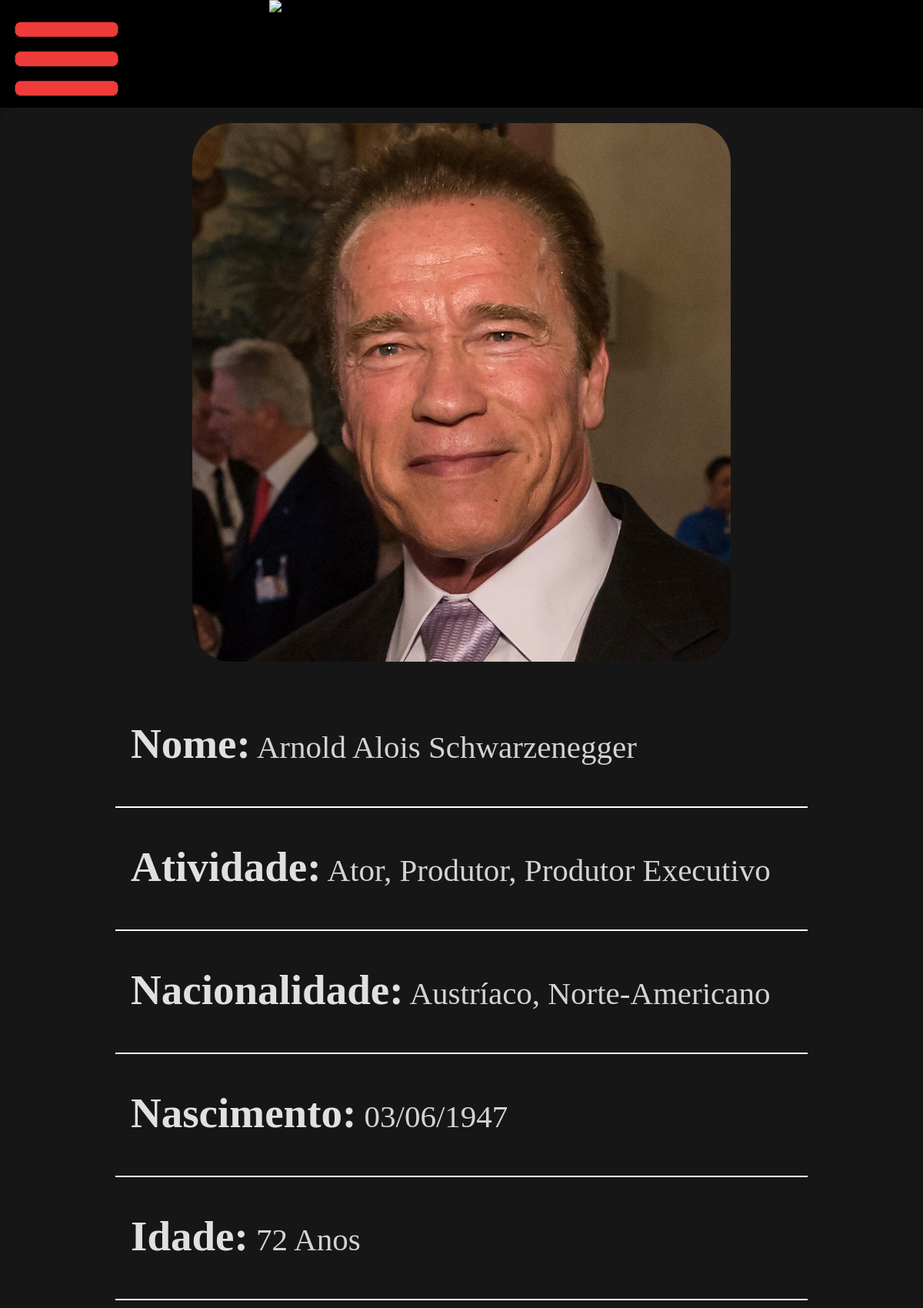
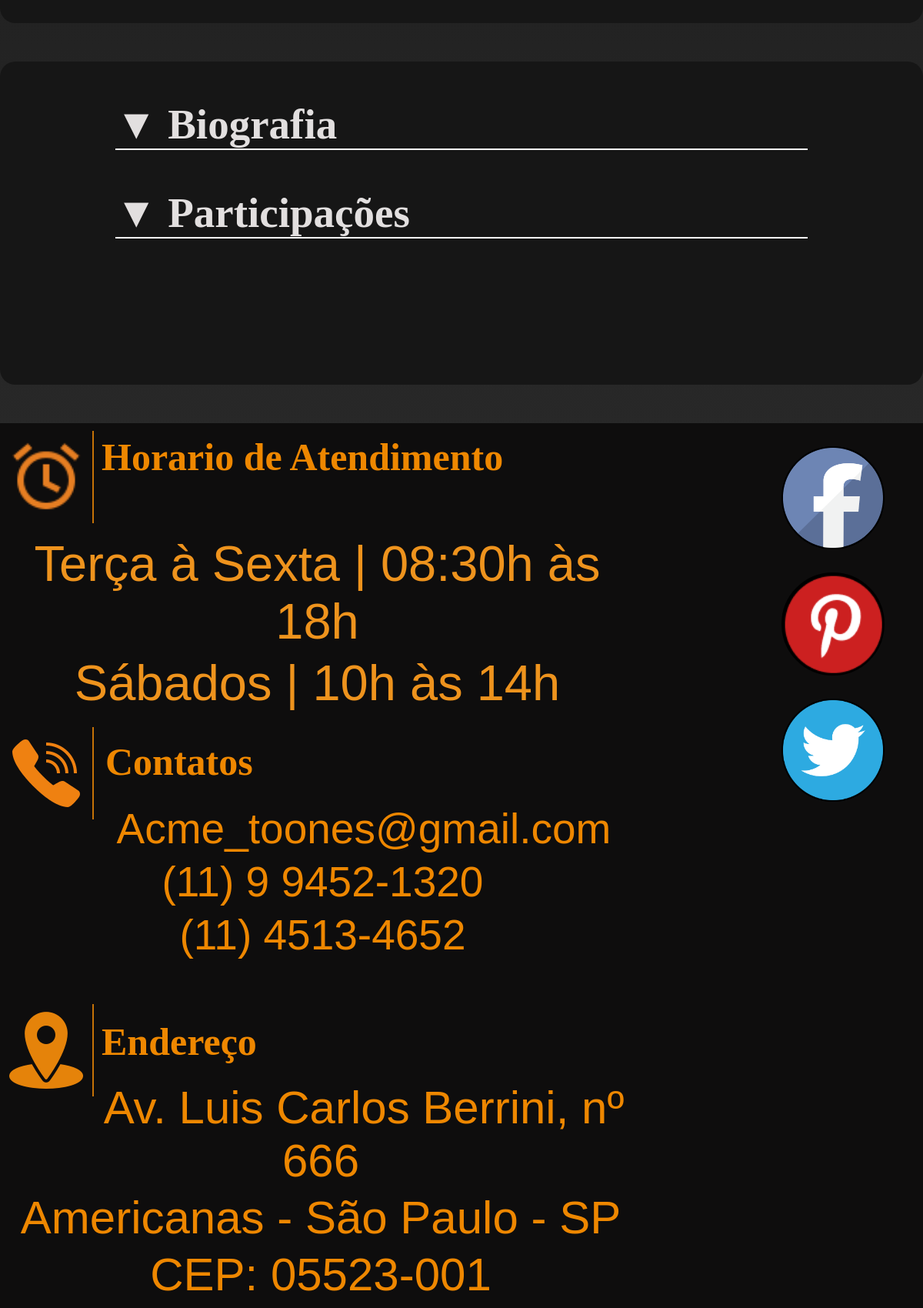
Page /ator.php on the committed database (2 pictures, top to bottom).
### tables this page shows
CREATE TABLE `tbl_ator` (
  `cod_ator` int(11) NOT NULL AUTO_INCREMENT,
  `nome_ator` varchar(50) NOT NULL,
  `nascionalidade` varchar(50) NOT NULL,
  `atividade` varchar(100) NOT NULL,
  `data_nacimento` date NOT NULL,
  `status` tinyint(1) NOT NULL DEFAULT '0',
  `biografia` text NOT NULL,
  `imagem_ator` varchar(150) NOT NULL,
  PRIMARY KEY (`cod_ator`)
);

### ator.php (the view, shortened to what this page needs)
<?php
    $conexao = conexaoMysql();
    $nome = null;
    $atividade = null;
    $nascionalidade = null;
    $data_naci_certo = null;
    $idade =  null;
    $imagem_ator = null;
    $ano = date('Y');
    $mes = date('m');
    $dia = date('d');
    $sql =  "SELECT * FROM tbl_ator WHERE status = 1";
    $select = mysqli_query($conexao, $sql);
    if($rsAtor = mysqli_fetch_array($select)){
        $nome = $rsAtor['nome_ator'];
        $atividade = $rsAtor['atividade'];
        $nascionalidade = $rsAtor['nascionalidade'];
        $data_naci = explode("-", $rsAtor['data_nacimento']);
        $data_naci_certo = $data_naci[2]."/".$data_naci[1]."/".$data_naci[0];
        if($mes < $data_naci[1] && $dia < $data_naci[2]){
            $idade =  ($ano - $data_naci[0])-1;
        }else{
            $idade =  $ano - $data_naci[0];
        }
        $imagem_ator = $rsAtor['imagem_ator'];
    }
?>
<!DOCTYPE html>
<html lang="pt-br">
    <head>
        <link rel="stylesheet" type="text/css" media="screen" href="css/style.css" />
        <link rel="stylesheet" type="text/css" media="screen" href="css/styleFonte.css" />
    </head>
<body>
    <?php require_once('./header.php')?>
    <div id="caixa_atores_mobile">
        <div id="caixa_imagem_ator_mobile" class="center">
            <figure>
                <div id="imagem_ator_mobile">
                    <img class="img-size img_mobile" src="./cms/img/imagem_ator/<?php echo($imagem_ator)?>" alt="Foto do ator" title="foto do ator">
                </div>
            </figure>
        </div>
        <div id="caixa_historico_ator_mobile">
            <div class="historico_ator_mobile center">
                <span class="titulo_topico_mobile">Nome:</span> <?php echo($nome);?>
            </div>
            <div class="historico_ator_mobile center">
                <span class="titulo_topico_mobile">Atividade:</span> <?php echo($atividade);?>
            </div>
            <div class="historico_ator_mobile center">
                <span class="titulo_topico_mobile">Nacionalidade:</span>  <?php echo($nascionalidade);?>
            </div>
            <div class="historico_ator_mobile center">
                <span class="titulo_topico_mobile">Nascimento:</span> <?php echo($data_naci_certo);?>
            </div>
            <div class="historico_ator_mobile center">
                <span class="titulo_topico_mobile">Idade:</span> <?php echo($idade);?> Anos
            </div>
        </div>
    </div>
    <div id="caixa_retratio_ator_mobile" class="center">
       <div class="historico_ator_retratio_mobile linha_historico center">
            <a href="#saividamobile" class="hide" id="saividamobile"><span class="titulo_topico_mobile">▼ Biografia</span></a>
        </div>
        <div class="historico_ator_retratio_mobile linha_historico center">
            <a href="#saiFotomobile" class="hide" id="saiFotomobile"><span class="titulo_topico_mobile">▼ Participações</span></a>
        </div>
    </div>
    <?php require_once('./footer.php')?>
</body>
</html>

### css/style.css (style rules this page uses)
*,figure { margin: 0; padding: 0; }
a { width: inherit; height: inherit; text-decoration: none; color: white; }
.center { margin-left: auto; margin-right: auto; }
.img-size { width: inherit; height: inherit; }
body { background-image:linear-gradient(hsl(0, 0%, 7%), hsl(0, 0%, 20%)); }
@media screen and (max-device-width:880px) { #caixa_atores_mobile { width: 100%; min-height: 1000px; height: auto; box-sizing: border-box; padding-bottom: 40px; padding-top: 10px; border-radius: 20px; background-color: rgb(22, 22, 22); } }
@media screen and (max-device-width:880px) { #caixa_imagem_ator_mobile { width: 700px; height: 700px;; box-sizing: border-box; margin-top: 10px; } }
@media screen and (max-device-width:880px) { #imagem_ator_mobile { width: 700px; height: 700px; overflow: hidden; border-radius: 50px; } }
@media screen and (max-device-width:880px) { #caixa_historico_ator_mobile { width: inherit; min-height: 600px; height: auto; overflow: hidden; margin-top: 25px; padding-top: 5px; box-sizing: border-box; } }
@media screen and (max-device-width:880px) { .historico_ator_mobile { width: 900px; height: 130px; box-sizing: border-box; margin-top: 30px; padding-top: 15px; padding-left: 20px; border-bottom: solid 2px white; font-size: 41px; color: rgb(212, 211, 211); font-family: baronBold; } }
@media screen and (max-device-width:880px) { .titulo_topico_mobile { font-size: 55px; color: rgb(226, 223, 223); font-family: baronBold; font-weight: bold; } }
@media screen and (max-device-width:880px) { .linha_historico { vertical-align: top; min-height: 80px; height: auto !important; margin-bottom: 20px; } }
@media screen and (max-device-width:880px) { #caixa_retratio_ator_mobile { width: 100%; min-height: 400px; height: auto; overflow: hidden; padding-bottom: 20px; border-radius: 20px; margin-top: 50px; margin-bottom: 50px; background-color: rgb(22, 22, 22); } }
@media screen and (max-device-width:880px) { .historico_ator_retratio_mobile { width: 900px; box-sizing: border-box; margin-top: 30px; padding-top: 20px; border-bottom: solid 2px white; font-size: 30px; color: rgb(212, 211, 211); font-family: baronBold; } }

### rows in the picture
tbl_ator: imagem_ator (picture), nome_ator "Arnold Alois Schwarzenegger", atividade "Ator, Produtor, Produtor Executivo", nascionalidade "Austríaco, Norte-Americano", data_nacimento "03/06/1947", data_nacimento "72"
